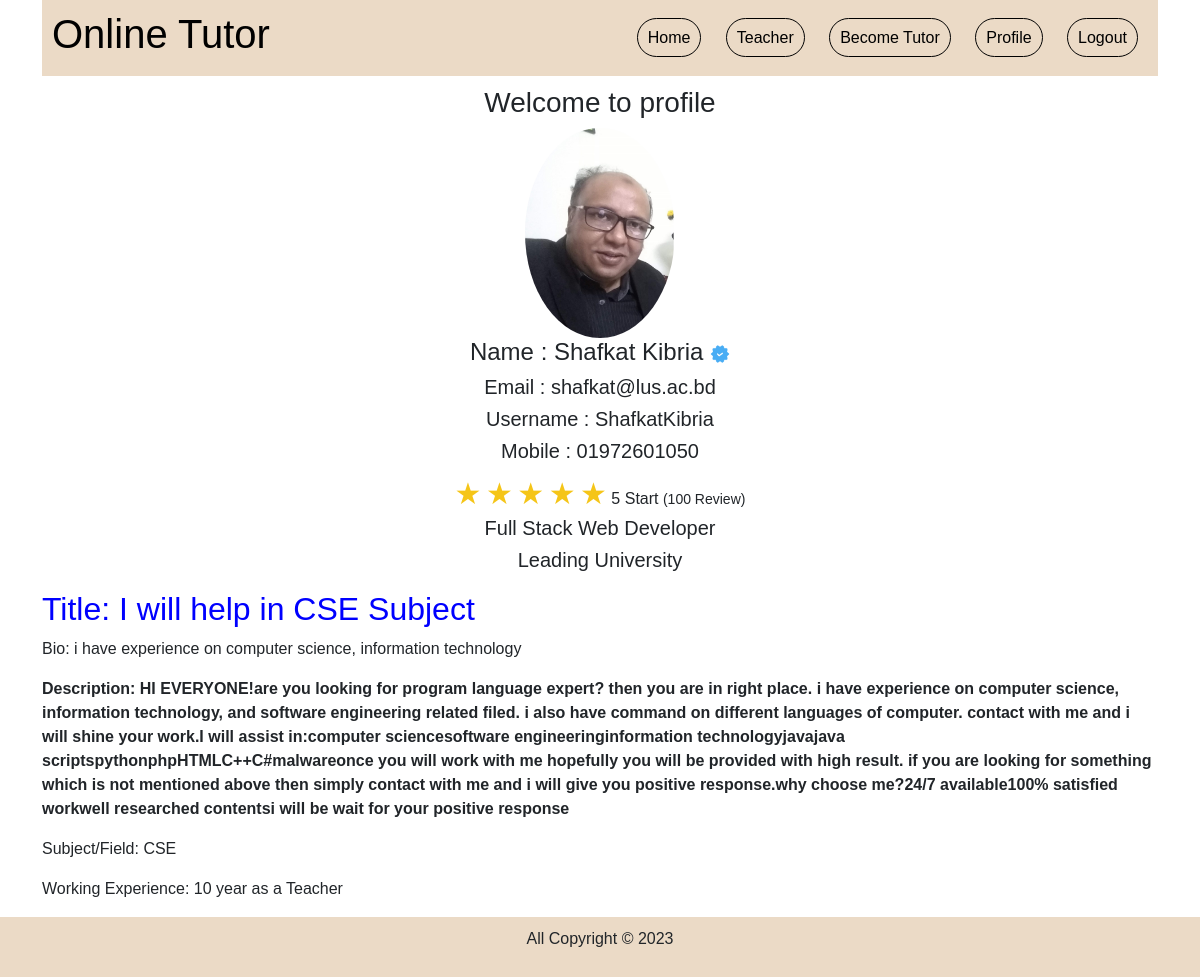
/components/previewtutor.php?userId=1&email=shafkat@lus.ac.bd (signed in), run on the app's committed database.
### tables this page shows
CREATE TABLE `register` (
  `id` int(20) NOT NULL,
  `name` varchar(50) NOT NULL,
  `image` varchar(255) DEFAULT NULL,
  `email` varchar(50) NOT NULL,
  `password` varchar(50) NOT NULL,
  `re-password` varchar(50) NOT NULL,
  `mobile` varchar(50) NOT NULL,
  `username` varchar(20) NOT NULL
);

CREATE TABLE `tutorlist` (
  `id` int(100) NOT NULL,
  `name` varchar(100) NOT NULL,
  `email` varchar(100) NOT NULL,
  `subject` varchar(100) NOT NULL,
  `skill` varchar(100) NOT NULL,
  `exprience` varchar(100) NOT NULL,
  `description` varchar(5000) DEFAULT NULL,
  `froms` varchar(100) NOT NULL,
  `reviews` varchar(100) NOT NULL,
  `image` varchar(100) NOT NULL,
  `bio` varchar(1500) DEFAULT NULL,
  `fid` varchar(100) NOT NULL,
  `title` varchar(50) DEFAULT NULL,
  `level13` varchar(500) DEFAULT NULL
);

### components/previewtutor.php (the view, shortened to what this page needs)
<?php
include './config.php';
$emailthedatashow = $_GET['email'];
$userId = $_GET['userId'];
$select_Query = "SELECT * FROM `register` WHERE email='$emailthedatashow'";
$select_Query_Result = mysqli_query($conn, $select_Query);
if ($select_Query_Result) {
    if ($row = mysqli_fetch_array($select_Query_Result)) {
        $name = $row['name'];
        $image = $row['image'];
        $email = $row['email'];
        $username = $row['username'];
        $mobile = $row['mobile'];
    } else {
        echo "No recent logins found.";
    }
} else {
    echo "Error: " . mysqli_error($conn);
}
?>
<?php
include './config.php';
$Select_Query_tutorlist = "SELECT * FROM `tutorlist` WHERE email='$emailthedatashow'";
$Select_Query_tutorlist_result = mysqli_query($conn, $Select_Query_tutorlist);
if ($Select_Query_tutorlist_result) {
    if ($row = mysqli_fetch_array($Select_Query_tutorlist_result)) {
        $Title = $row['title'];
        $Bio = $row['bio'];
        $Subject = $row['subject'];
        $destination = $row['description'];
        $Exprience = $row['exprience'];
    } else {
        echo "No recent logins found.";
    }
} else {
    echo "Error: " . mysqli_error($conn);
}
?>
<!DOCTYPE html>
<html lang='en'>
<head>
    <link href='https://cdn.jsdelivr.net/npm/bootstrap@5.3.0-alpha3/dist/css/bootstrap.min.css' rel='stylesheet'>
    <link rel='stylesheet' href='../assets/css/style.css'>
</head>
<body>
    <div class='container'>
        <div class='navbar'>
            <div class='header-logo'>
            <a href='./home.php?userId=<?php echo $userId ?>'>
                    <h1>Online Tutor</h1>
                </a>
            </div>
            <div class='header-menu'>
                <ul>
                    <li> <a href='./home.php?userId=<?php echo $userId ?>'> Home </a> </li>
                    <li> <a href='./Teacher.php?userId=<?php echo $userId ?>'> Teacher </a> </li>
                    <li> <a href='./tutor.php?userId=<?php echo $userId ?>'> Become Tutor </a> </li>
                    <li><a href='./profile.php?userId=<?php echo $userId ?>'>Profile</a></li>
                    <li> <a href='./logout.php'> Logout</a> </li>
                </ul>
            </div>
        </div>
        <div class="profile-div">
            <h3>Welcome to profile</h3>
            <img width='150px' src='<?php echo $image ?>' alt='Profile'>
            <h4>Name : <?php echo $name ?> <img width='20px' height='20px' src='./image/verified.png'> </h4>
            <h5>Email : <?php echo $email ?> </h5>
            <h5>Username : <?php echo $username ?> </h5>
            <h5>Mobile : <?php echo $mobile ?> </h5>
            <div class="rating">
                <label for="star5"></label>
                <label for="star4"></label>
                <label for="star3"></label>
                <label for="star2"></label>
                <label for="star1"></label>
                5 Start <small>(100 Review)</small>
            </div>
            <h5> Full Stack Web Developer <?php  ?> </h5>
            <h5>Leading University <?php  ?> </h5>
        </div>
        <div>
            <h2 style="color: blue;">Title: <?php echo $Title ?></h2>
            <p style="font-size: 16px;">Bio: <?php echo $Bio ?></p>
            <p style="font-weight: bold;">Description: <?php echo $destination ?></p>
            <p>Subject/Field: <?php echo $Subject ?></p>
            <p>Working Experience: <?php echo $Exprience ?></p>
        </div>
    </div>
    <div class='fotter-col'>
        <p> All Copyright &copy; 2023 </p>
    </div>
</body>
</html>

### assets/css/style.css (style rules this page uses)
* { font-family: 'Franklin Gothic Medium', 'Arial Narrow', Arial, sans-serif; }
.navbar { background-color: rgb(235, 218, 198); padding: 10px; }
.header-logo { float: left; }
.header-logo a { text-decoration: none; color: #000000; }
.header-menu { float: right; }
.header-menu ul { list-style-type: none; padding: 0; margin: 0; }
.header-menu li { padding: 10px 10px 10px 10px; display: inline-block; text-decoration: none; }
.header-menu a { text-decoration: none; border: 1px solid hsl(0, 0%, 0%); padding: 10px; color: #000000; border-radius: 35px; }
.fotter-col { padding: 10px; background-color: rgb(235, 218, 198); text-align: center; margin-top: 10px; }
.profile-div { margin: 0 auto; display: flex; flex-direction: column; justify-content: center; align-items: center; padding: 10px; }
.profile-div img { border-radius: 50%; }
.rating { display: inline-block; }
.rating label { font-size: 30px; color: #f5c518; cursor: pointer; }
.rating label:before { content: '\2605'; }

### data on the page
register: image (picture), name "Shafkat Kibria", email "shafkat@lus.ac.bd", username "ShafkatKibria", mobile "01972601050"
tutorlist: title "I will help in CSE Subject", bio "i have experience on computer science, information technology", description "HI EVERYONE!are you looking for program language expert? then you are in right place. i have experience on computer science, information technology, and software engineering related filed. i also have command on different languages of computer. contact with me and i will shine your work.I will assist in:computer sciencesoftware engineeringinformation technologyjavajava scriptspythonphpHTMLC++C#malwareonce you will work with me hopefully you will be provided with high result. if you are looking for something which is not mentioned above then simply contact with me and i will give you positive response.why choose me?24/7 available100% satisfied workwell researched contentsi will be wait for…", subject "CSE", exprience "10 year as a Teacher"
